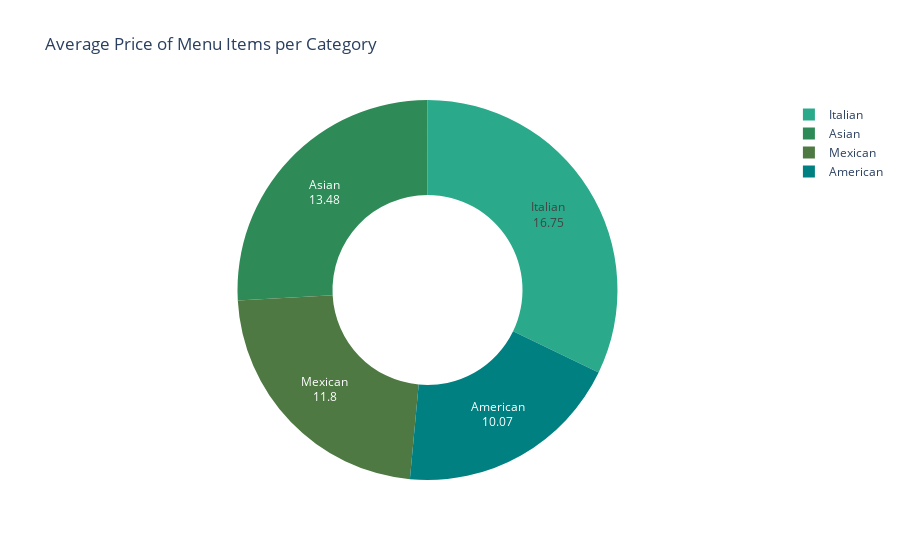

The code cell stored with this chart in its notebook:
### Markdown cell above
### Average Price of Menu Items per Category.

### Code cell
query = """
SELECT 
    category, ROUND(AVG(price), 2) AS avg_price
FROM
    menu_items
GROUP BY category;
"""

cur.execute(query)

data = cur.fetchall()

data

df = pd.DataFrame(data, columns = ['category','avg_price'])
color = ['#2AAA8A','#2E8B57','#4F7942','#008080']
fig = px.pie(df, names = 'category', values = 'avg_price', hole = 0.5 ,color_discrete_sequence= color,
             title = 'Average Price of Menu Items per Category')

fig.update_traces(textinfo='label+ value')

fig.show()

### Figure 1 — Plotly figure (JSON) as saved in the notebook; plotly's stock layout.template omitted (floating-point values rounded to 4 significant figures)
{"data": [{"domain": {"x": [0, 1], "y": [0, 1]}, "hole": 0.5, "hovertemplate": "category=%{label}<br>avg_price=%{value}<extra></extra>", "labels": ["American", "Asian", "Mexican", "Italian"], "legendgroup": "", "name": "", "showlegend": true, "textinfo": "label+value", "type": "pie", "values": [10.07, 13.48, 11.8, 16.75]}], "layout": {"autosize": true, "legend": {"tracegroupgap": 0}, "piecolorway": ["#2AAA8A", "#2E8B57", "#4F7942", "#008080"], "title": {"text": "Average Price of Menu Items per Category"}}}
